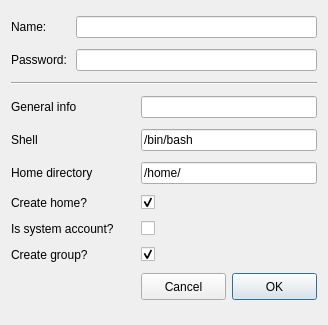
<?xml version="1.0" encoding="UTF-8"?>
<ui version="4.0">
 <class>NewUserDialog</class>
 <widget class="QDialog" name="NewUserDialog">
  <property name="geometry">
   <rect>
    <x>0</x>
    <y>0</y>
    <width>328</width>
    <height>325</height>
   </rect>
  </property>
  <property name="windowTitle">
   <string>New User</string>
  </property>
  <property name="windowIcon">
   <iconset resource="../images.qrc">
    <normaloff>:/icons/openlmi-logo_full-color_light-bg.png</normaloff>:/icons/openlmi-logo_full-color_light-bg.png</iconset>
  </property>
  <layout class="QGridLayout" name="gridLayout">
   <item row="0" column="0">
    <widget class="QLabel" name="name_label">
     <property name="text">
      <string>Name:</string>
     </property>
    </widget>
   </item>
   <item row="1" column="0">
    <widget class="QLabel" name="password_label">
     <property name="text">
      <string>Password:</string>
     </property>
    </widget>
   </item>
   <item row="2" column="0" colspan="4">
    <widget class="Line" name="line">
     <property name="frameShadow">
      <enum>QFrame::Sunken</enum>
     </property>
     <property name="lineWidth">
      <number>1</number>
     </property>
     <property name="midLineWidth">
      <number>0</number>
     </property>
     <property name="orientation">
      <enum>Qt::Horizontal</enum>
     </property>
    </widget>
   </item>
   <item row="3" column="0" colspan="2">
    <widget class="QLabel" name="gecos_label">
     <property name="text">
      <string>General info</string>
     </property>
    </widget>
   </item>
   <item row="3" column="2" colspan="2">
    <widget class="QLineEdit" name="gecos_line"/>
   </item>
   <item row="4" column="0">
    <widget class="QLabel" name="shell_label">
     <property name="text">
      <string>Shell</string>
     </property>
    </widget>
   </item>
   <item row="4" column="2" colspan="2">
    <widget class="QLineEdit" name="shell_line">
     <property name="text">
      <string>/bin/bash</string>
     </property>
    </widget>
   </item>
   <item row="5" column="0" colspan="2">
    <widget class="QLabel" name="home_dir_label">
     <property name="text">
      <string>Home directory</string>
     </property>
    </widget>
   </item>
   <item row="5" column="2" colspan="2">
    <widget class="QLineEdit" name="home_dir_line">
     <property name="text">
      <string>/home/</string>
     </property>
    </widget>
   </item>
   <item row="6" column="0" colspan="2">
    <widget class="QLabel" name="create_home_label">
     <property name="text">
      <string>Create home?</string>
     </property>
    </widget>
   </item>
   <item row="6" column="2">
    <widget class="QCheckBox" name="create_home_box">
     <property name="text">
      <string/>
     </property>
     <property name="checked">
      <bool>true</bool>
     </property>
     <property name="tristate">
      <bool>false</bool>
     </property>
    </widget>
   </item>
   <item row="7" column="0" colspan="2">
    <widget class="QLabel" name="system_acc_label">
     <property name="text">
      <string>Is system account?</string>
     </property>
    </widget>
   </item>
   <item row="7" column="2">
    <widget class="QCheckBox" name="system_account_box">
     <property name="text">
      <string/>
     </property>
    </widget>
   </item>
   <item row="8" column="0" colspan="2">
    <widget class="QLabel" name="create_group_label">
     <property name="text">
      <string>Create group?</string>
     </property>
    </widget>
   </item>
   <item row="8" column="2">
    <widget class="QCheckBox" name="create_group_box">
     <property name="text">
      <string/>
     </property>
     <property name="checked">
      <bool>true</bool>
     </property>
    </widget>
   </item>
   <item row="9" column="2">
    <widget class="QPushButton" name="cancel_button">
     <property name="minimumSize">
      <size>
       <width>85</width>
       <height>27</height>
      </size>
     </property>
     <property name="text">
      <string>Cancel</string>
     </property>
     <property name="autoDefault">
      <bool>false</bool>
     </property>
    </widget>
   </item>
   <item row="9" column="3">
    <widget class="QPushButton" name="ok_button">
     <property name="minimumSize">
      <size>
       <width>85</width>
       <height>27</height>
      </size>
     </property>
     <property name="text">
      <string>OK</string>
     </property>
     <property name="default">
      <bool>true</bool>
     </property>
    </widget>
   </item>
   <item row="1" column="1" colspan="3">
    <widget class="QLineEdit" name="password_line">
     <property name="echoMode">
      <enum>QLineEdit::Password</enum>
     </property>
    </widget>
   </item>
   <item row="0" column="1" colspan="3">
    <widget class="QLineEdit" name="name_line">
     <property name="autoFillBackground">
      <bool>false</bool>
     </property>
     <property name="text">
      <string/>
     </property>
    </widget>
   </item>
  </layout>
 </widget>
 <tabstops>
  <tabstop>name_line</tabstop>
  <tabstop>password_line</tabstop>
  <tabstop>gecos_line</tabstop>
  <tabstop>shell_line</tabstop>
  <tabstop>home_dir_line</tabstop>
  <tabstop>create_home_box</tabstop>
  <tabstop>system_account_box</tabstop>
  <tabstop>create_group_box</tabstop>
  <tabstop>cancel_button</tabstop>
  <tabstop>ok_button</tabstop>
 </tabstops>
 <resources>
  <include location="../images.qrc"/>
 </resources>
 <connections/>
</ui>
